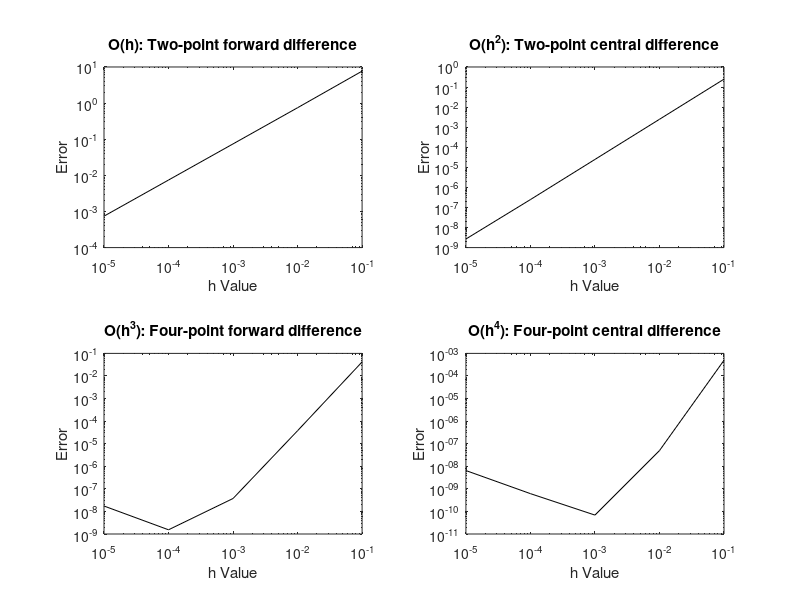

MATLAB code to generate this figure: (Note: this script raises an error after producing the figure.)
%% nm Homework 6
% Author: Shane Riley
% Date: 3/7/2021
format long

%% Problem 1
% Implement four finite difference schemes ranging 1st to 4th order to approximate f'(a). h =
% 10^{-1 through -5). Plot the error per h on a loglog. Write your
% conclusions
% f(x) = exp(x), x = a = 5

f = @(x) exp(x);
df = @(x) exp(x);
a = 5;
tf = f(a);
tdf = df(a);

% 1st order:
% Two-point forward differnence O(h)
order1 = @(x,h) (f(x+h) - f(x))/h;

% 2nd order:
% Two-point central difference O(h^2)
order2 = @(x,h) (f(x+h) - f(x-h))/(2*h);

% 3rd order:
% Four point forward difference O(h^3)
order3 = @(x,h) ( -11*f(x) + 18*f(x+h) - 9*f(x+2*h) + 2*f(x+3*h))/(6*h);

% 4th order:
% Four point central difference O(h^4)
order4 = @(x,h) (f(x-2*h) - 8*f(x-h) + 8*f(x+h) - f(x+2*h))/(12*h);


% error
error = @(a, t) abs(a - t);


% Run the schemes
hvalues = 10.^(-1:-1:-5);

order1errors = zeros(1,length(hvalues));
order2errors = zeros(1,length(hvalues));
order3errors = zeros(1,length(hvalues));
order4errors = zeros(1,length(hvalues));

for i=1:length(hvalues)
    h = hvalues(i);
    order1errors(i) = error(order1(a, h), tdf);
    order2errors(i) = error(order2(a, h), tdf);
    order3errors(i) = error(order3(a, h), tdf);
    order4errors(i) = error(order4(a, h), tdf);
end

% Plot the results

subplot(2,2,1);
loglog(hvalues, order1errors, 'k-');
title("O(h): Two-point forward difference");
xlabel("h Value");
ylabel("Error");
subplot(2,2,2);
loglog(hvalues, order2errors, 'k-');
title("O(h^2): Two-point central difference");
xlabel("h Value");
ylabel("Error");
subplot(2,2,3);
loglog(hvalues, order3errors, 'k-');
title("O(h^3): Four-point forward difference");
xlabel("h Value");
ylabel("Error");
subplot(2,2,4);
loglog(hvalues, order4errors, 'k-');
title("O(h^4): Four-point central difference");
xlabel("h Value");
ylabel("Error");
sgtitle("Error per h in estimating f'(5)");
print("images/figure1",'-dpng');

%% Problem 2
% Given T and x vectors, find the Q_x vector using a O(h^2) scheme

T = [...
    473
    446
    422
    401
    382
    362
    348
    332
    318
    304
    290
    ]';  % [K]
h = 0.01;  % [m]
xT = 0:h:0.10;  % [m]
k = 240;  % 240 [W/m-K]

% Scheme
Qformula = @(tbefore, tafter) (-k/2*h) * (tafter - tbefore);
xQ = [];
Q = [];
% Run scheme
for i=1:length(xT)
    
    % Skip if at an endpoint
    if (i == 1); continue; end
    if (i == length(xT)); continue; end
    xQ(end+1) = xT(i);
    Q(end+1) = Qformula(T(i-1), T(i+1));
end

% Plot
figure(2);

xlabel("Length [m]");
plot(xT, T, 'b-');
ylabel("Temperature [K]");

yyaxis right
plot(xQ, Q, 'r-');
ylabel("Heat Flux [W/m^2]");
title("Fin Temperature and Heat Flux");
legend("Temperature", "Heat Flux");
print("images/figure2",'-dpng');
